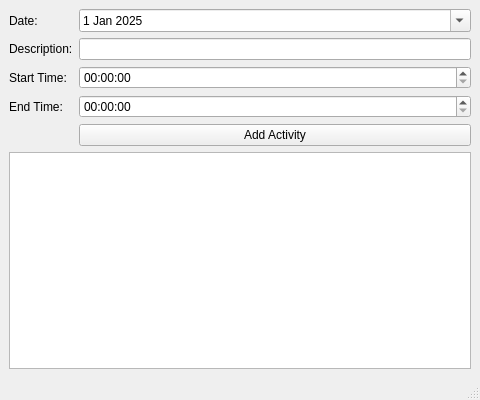
<?xml version="1.0" encoding="UTF-8"?>
<ui version="4.0">
 <class>MainWindow</class>
 <widget class="QMainWindow" name="MainWindow">
  <property name="geometry">
   <rect>
    <x>0</x>
    <y>0</y>
    <width>480</width>
    <height>400</height>
   </rect>
  </property>
  <property name="windowTitle">
   <string>Activity Logger</string>
  </property>
  <widget class="QWidget" name="centralwidget">
   <layout class="QVBoxLayout" name="verticalLayout" stretch="0,0">
    <item>
     <layout class="QGridLayout" name="gridLayout">
      <item row="1" column="0">
       <widget class="QLabel" name="labelDesc">
        <property name="text">
         <string>Description:</string>
        </property>
       </widget>
      </item>
      <item row="3" column="1">
       <widget class="QTimeEdit" name="endTimeEdit"/>
      </item>
      <item row="3" column="0">
       <widget class="QLabel" name="labelEnd">
        <property name="text">
         <string>End Time:</string>
        </property>
       </widget>
      </item>
      <item row="0" column="0">
       <widget class="QLabel" name="labelDate">
        <property name="text">
         <string>Date:</string>
        </property>
       </widget>
      </item>
      <item row="2" column="1">
       <widget class="QTimeEdit" name="startTimeEdit"/>
      </item>
      <item row="4" column="1">
       <widget class="QPushButton" name="addButton">
        <property name="text">
         <string>Add Activity</string>
        </property>
       </widget>
      </item>
      <item row="2" column="0">
       <widget class="QLabel" name="labelStart">
        <property name="text">
         <string>Start Time:</string>
        </property>
       </widget>
      </item>
      <item row="0" column="1">
       <widget class="QDateEdit" name="dateEdit">
        <property name="calendarPopup">
         <bool>true</bool>
        </property>
        <property name="date">
         <date>
          <year>2025</year>
          <month>1</month>
          <day>1</day>
         </date>
        </property>
       </widget>
      </item>
      <item row="1" column="1">
       <widget class="QLineEdit" name="descriptionEdit"/>
      </item>
     </layout>
    </item>
    <item>
     <widget class="QListWidget" name="activityListWidget"/>
    </item>
   </layout>
  </widget>
  <widget class="QMenuBar" name="menubar">
   <property name="geometry">
    <rect>
     <x>0</x>
     <y>0</y>
     <width>480</width>
     <height>37</height>
    </rect>
   </property>
  </widget>
  <widget class="QStatusBar" name="statusbar"/>
 </widget>
 <resources/>
 <connections/>
</ui>
